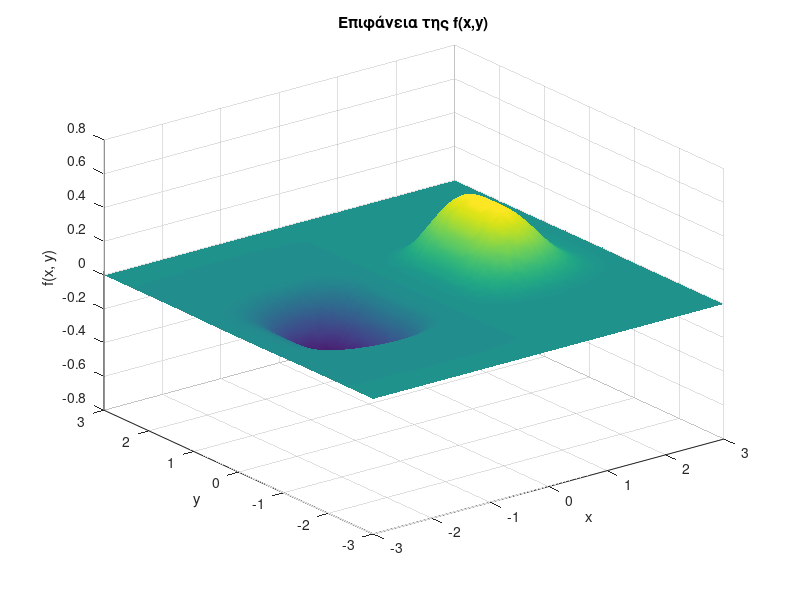

MATLAB code for this plot: (Note: this script raises an error after producing the figure.)
clc; clear; close all;

f = @(x, y) x.^3 .* exp(- x.^2 - y.^4);

% Grid για contour και surface
[xg, yg] = meshgrid(-3:0.05:3, -3:0.05:3);
zg = f(xg, yg);

%% === Εμφάνιση επιφάνειας ===
figure;
surf(xg, yg, zg);
xlabel('x'); ylabel('y'); zlabel('f(x, y)');
title('Επιφάνεια της f(x,y)');
shading interp;
hold on;

%% === Run all 3 γ methods for all 3 starting points ===
methodNames = {'Σταθερό γ', 'Golden Section', 'Armijo'};
startingPoints = [0 0; -1 -1; 1 1];
epsilon = 1e-3;
gamma0 = 0.1;  % αρχικό gamma για fixed-step
all_results = cell(3,3);

for method = 1:3
    for sp = 1:3
        
        fprintf("\n--- Μέθοδος (%s), Αρχικό σημείο (%.1f, %.1f) ---\n", ...
             methodNames{method}, startingPoints(sp,1), startingPoints(sp,2));

        % Δημιουργία αντικειμένου Lavenberg
        obj = Levenberg(f, epsilon, gamma0, startingPoints(sp,:), method);
        
        % Εκτέλεση minimize
        trajectory = obj.minimize();

        % Έλεγχος για κενή τροχιά
        if isempty(trajectory)
            fprintf("Empty trajectory!\n");
            all_results{method,sp} = [];
            continue;
        end

        % Αποθήκευση αποτελεσμάτων
        all_results{method,sp} = trajectory;

        fprintf("Επαναλήψεις: %d | Ελάχιστο σημείο: (%.4f, %.4f)\n", ...
            size(trajectory,1), trajectory(end,2), trajectory(end,3));
    end
end


%% === Bar plot iterations ===
figure;
iterations = zeros(3,3);

for i = 1:3
    for j = 1:3
        if ~isempty(all_results{i,j})
            iterations(i,j) = size(all_results{i,j},1);
        end
    end
end

bar(iterations);
xlabel('Μέθοδος \gamma');
ylabel('Αριθμός Επαναλήψεων');
set(gca, 'XTickLabel', methodNames);
legend('Start (0,0)', 'Start (-1,-1)', 'Start (1,1)');
title('Σύγκριση Επαναλήψεων');

%% === 3 contour plots (1 for each γ method) ===
colors = {'red', 'blue', 'green'};

for method = 1:3
    figure;
    contour(xg, yg, zg, 20);
    hold on;
    grid on;
    title("Τροχιές Σύγκλισης - " + methodNames{method});
    xlabel('x'); ylabel('y');

    for sp = 1:3
        
        traj = all_results{method,sp};
        if isempty(traj), continue; end

        plot(traj(:,2), traj(:,3), '-', ...
            'Color', colors{sp}, 'LineWidth', 1.2, ...
            'DisplayName', sprintf("Start %d", sp));

        plot(traj(:,2), traj(:,3), 'o', ...
            'Color', colors{sp}, 'MarkerFaceColor', colors{sp}, 'MarkerSize', 4);
    end

    legend show;
    colorbar;
end
